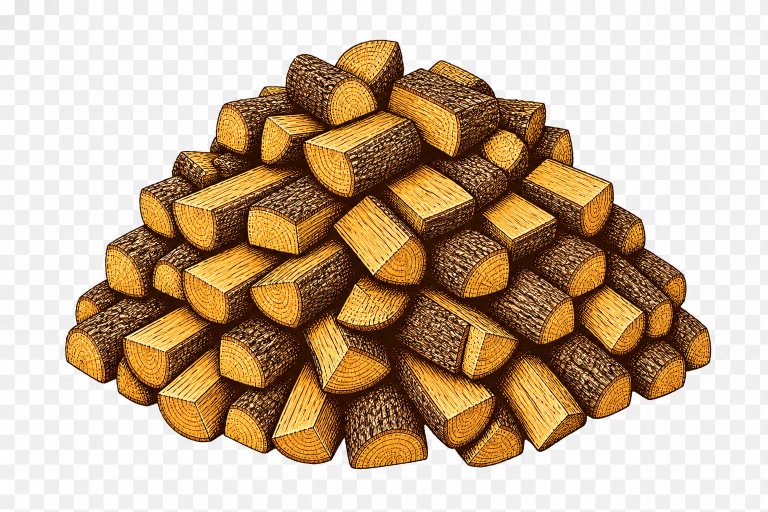
#> input picture tmp/firewood-loose-refinement-v14/source/firewood-loose-3-4-source-v14.png, 1536 x 1024 px (shown at 1/2 size)
$ python -i firewood_loose_refinement_v14.py   (imports and definitions only)
#> lines starting #> are read from the running program, lines starting #| are printed output that depends on the picture
from __future__ import annotations

import argparse
import hashlib
import json
from pathlib import Path

from PIL import Image, ImageChops, ImageDraw, ImageFilter


ROOT = Path(__file__).resolve().parents[1]
CANVAS = (1536, 1024)
RENDER_SCALE = 4
SAFE_INSET = 0.07
CONTOUR_RESERVE = 8
CREAM = "#F7F0E3"
DARK = "#302B27"

CANONICAL_STYLE = ROOT / "public/images/illustrations/configurator-v12/firewood-loose-1-2-master-v12.webp"
APPROVED_FIVE = ROOT / "public/images/illustrations/configurator-v12/firewood-loose-5-8-master-v12.webp"

SCENES = (
    {
        "id": "firewood-loose-3-4-master-v14",
        "source": ROOT / "tmp/firewood-loose-refinement-v14/source/firewood-loose-3-4-source-v14.png",
        "quantityBand": {"min": 3, "max": 4},
        "representativeCount": 3,
        "targetAlphaWidth": 0.66,
    },
    {
        "id": "firewood-loose-9-15-master-v14",
        "source": ROOT / "tmp/firewood-loose-refinement-v14/source/firewood-loose-9-15-source-v14.png",
        "quantityBand": {"min": 9, "max": 15},
        "representativeCount": 9,
        "targetAlphaWidth": 0.82,
    },
)


def sha256(path: Path) -> str:
    return hashlib.sha256(path.read_bytes()).hexdigest()


def write_json(path: Path, payload: object) -> None:
    path.parent.mkdir(parents=True, exist_ok=True)
    path.write_text(json.dumps(payload, indent=2, ensure_ascii=False) + "\n", encoding="utf-8")


def checkerboard_cutout(image: Image.Image) -> Image.Image:
    if image.mode == "RGBA" and image.getchannel("A").getextrema()[0] == 0:
        return image.copy()
    rgb = image.convert("RGB")
    background = Image.new("L", rgb.size)
    background.putdata(
        [
            255 if max(pixel) - min(pixel) <= 18 and min(pixel) >= 190 else 0
            for pixel in rgb.get_flattened_data()
        ]
    )
    ImageDraw.floodfill(background, (0, 0), 128, thresh=0)
    alpha = background.point(lambda value: 0 if value == 128 else 255)
    rgba = rgb.convert("RGBA")
    rgba.putalpha(alpha)
    return rgba


# [21 lines left out: function remove_neutral_edge_halo, not called in this run]


def normalize_master(image: Image.Image) -> Image.Image:
    rgba = checkerboard_cutout(image)
    bounds = rgba.getchannel("A").getbbox()
    if bounds is None:
        raise AssertionError("Generated source has no visible artwork")
    cutout = rgba.crop(bounds)
    downsample_reserve = CONTOUR_RESERVE + 4
    usable_width = CANVAS[0] * (1 - 2 * SAFE_INSET) - 2 * downsample_reserve
    usable_height = CANVAS[1] * (1 - 2 * SAFE_INSET) - 2 * downsample_reserve
    scale = min(2, usable_width / cutout.width, usable_height / cutout.height)
    final_size = (round(cutout.width * scale), round(cutout.height * scale))
    large = cutout.resize(
        (final_size[0] * RENDER_SCALE, final_size[1] * RENDER_SCALE),
        Image.Resampling.LANCZOS,
    )
    canvas = Image.new(
        "RGBA",
        (CANVAS[0] * RENDER_SCALE, CANVAS[1] * RENDER_SCALE),
        (0, 0, 0, 0),
    )
    canvas.alpha_composite(
        large,
        ((canvas.width - large.width) // 2, (canvas.height - large.height) // 2),
    )
    result = remove_neutral_edge_halo(canvas.resize(CANVAS, Image.Resampling.LANCZOS))
    alpha = result.getchannel("A").filter(ImageFilter.MinFilter(5))
    alpha = alpha.point(lambda value: 0 if value < 8 else 255 if value > 247 else value)
    result.putalpha(alpha)
    clean = Image.new("RGBA", CANVAS, (0, 0, 0, 0))
    clean.alpha_composite(result)
    return clean


# [45 lines left out: functions alpha_metadata, validate_master, not called in this run]


def save_master(image: Image.Image, path: Path) -> None:
    path.parent.mkdir(parents=True, exist_ok=True)
    image.save(path, format="WEBP", lossless=True, method=6, exact=True)


# [145 lines left out: functions runtime_frame, comparison_sheet, render, main, not called in this run]


# [2 lines not run here, left out]

>>> import cv2
>>> picture = cv2.imread('../tmp/firewood-loose-refinement-v14/source/firewood-loose-3-4-source-v14.png', cv2.IMREAD_GRAYSCALE)
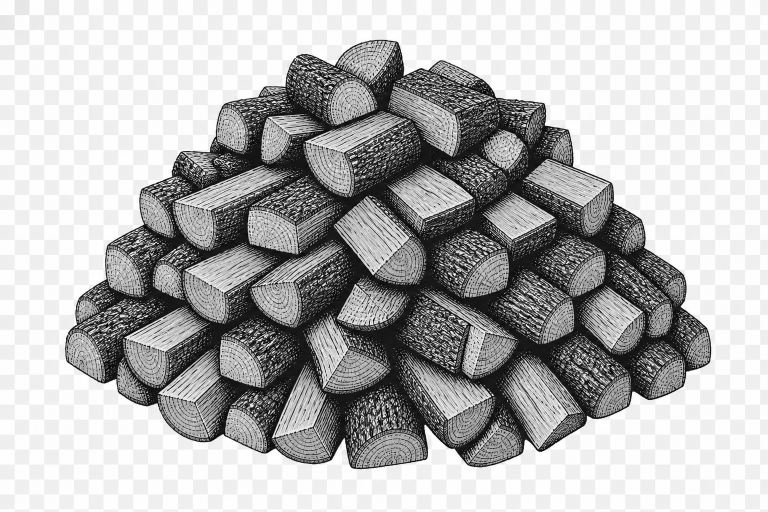
#> picture: shape (1024, 1536) (shown at 1/2 size); min 0, max 255, mean 180.6
#> (the run stopped early here; a loop or call above may not have finished)

$ run again, on Obrázek Codex 12. 8. 2026 01_55_33.jpg
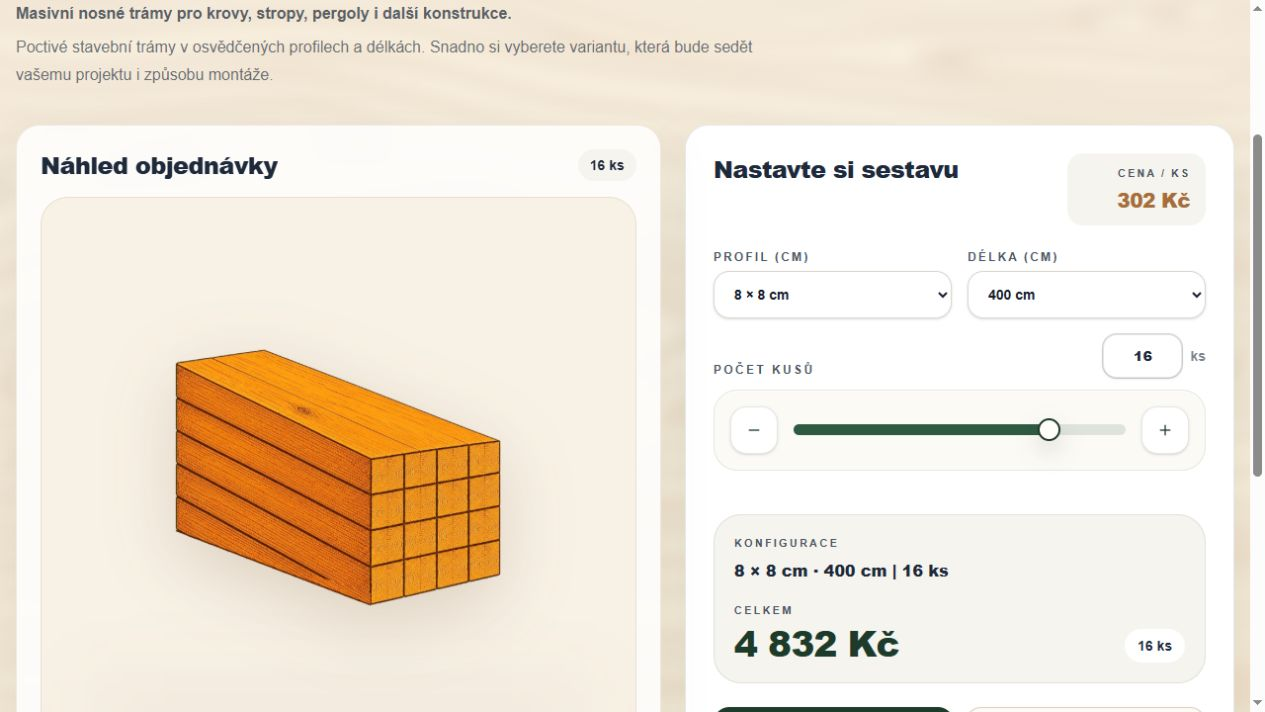
#> input picture Obrázek Codex 12. 8. 2026 01_55_33.jpg, 1265 x 712 px
#> `picture = cv2.imread('../tmp/firewood-loose-refinement-v14/source/fire..`:
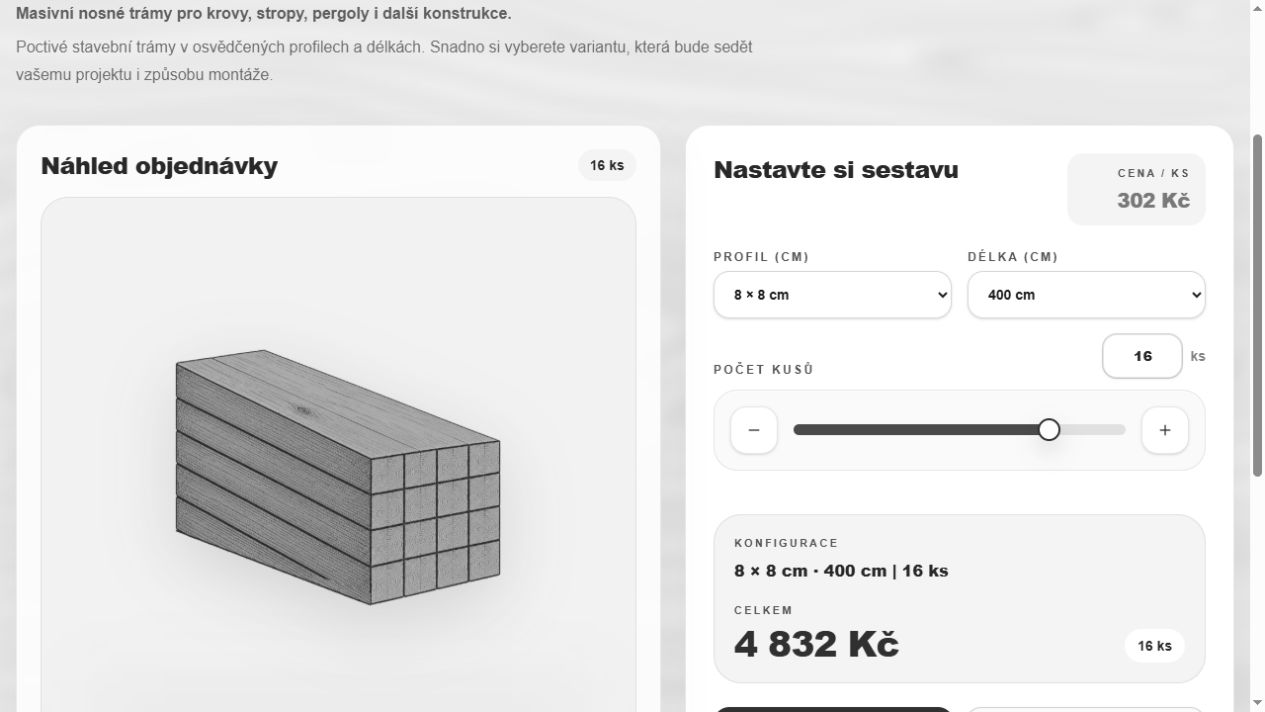
#> picture: shape (712, 1265); min 14, max 255, mean 231.6

$ run again, on Obrázek Codex 13. 8. 2026 14_44_38.png
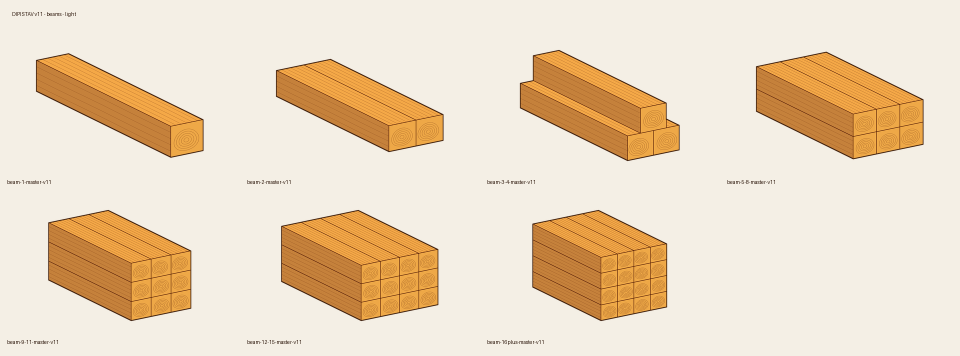
#> input picture Obrázek Codex 13. 8. 2026 14_44_38.png, 1920 x 712 px (shown at 1/2 size)
#> `picture = cv2.imread('../tmp/firewood-loose-refinement-v14/source/fire..`:
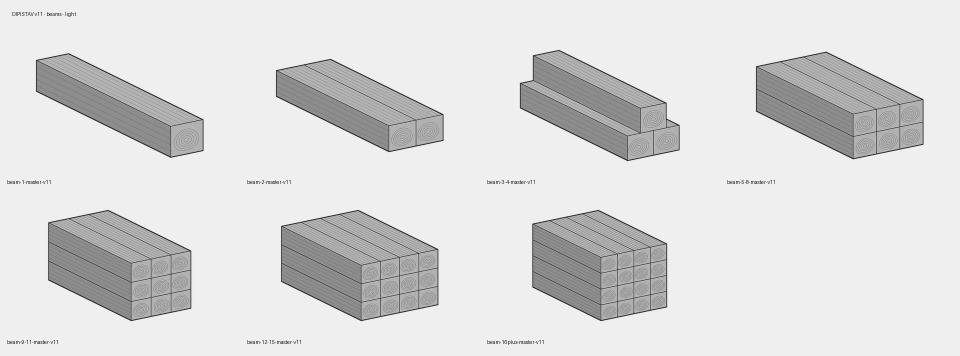
#> picture: shape (712, 1920) (shown at 1/2 size); min 17, max 239, mean 218.9
